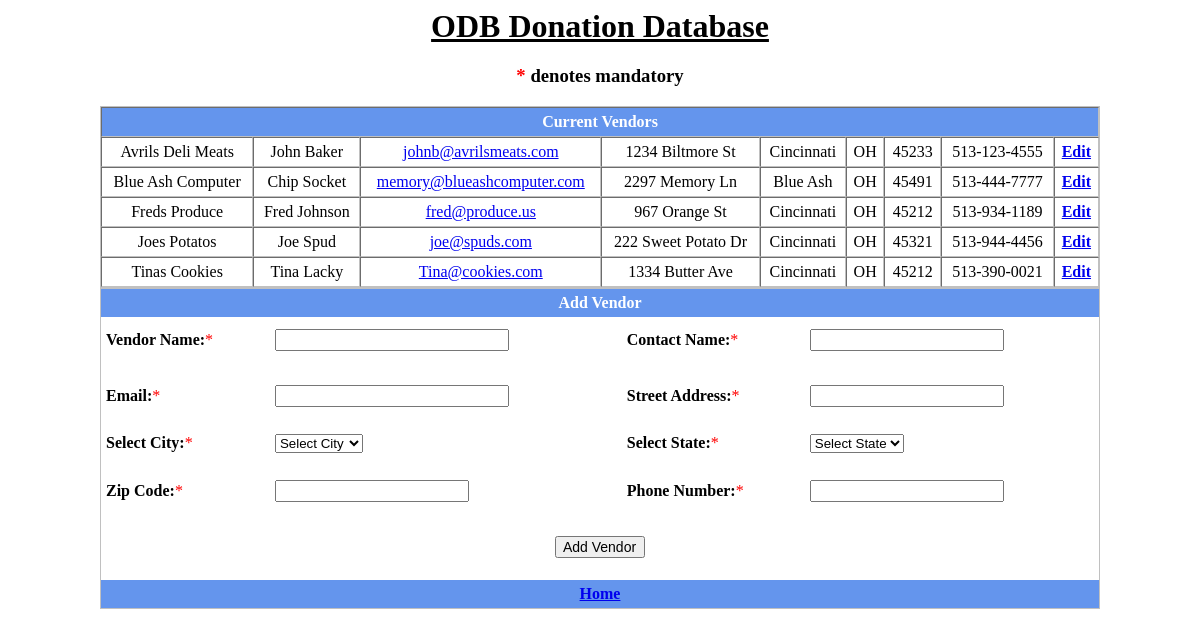
Before: /vendors.php with the older database file.
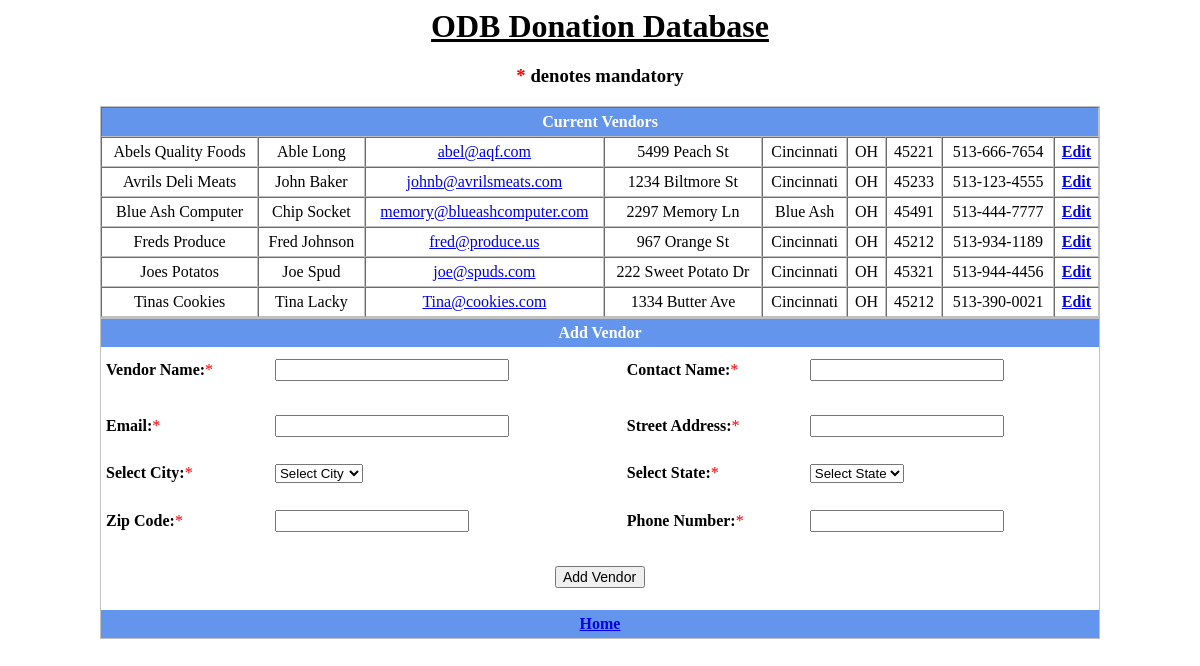
After: the same page with the newer database file.
### tables this page shows
CREATE TABLE `Vendor` (
  `Id` int(11) NOT NULL AUTO_INCREMENT,
  `Vendor` varchar(75) NOT NULL,
  `Contact` varchar(75) NOT NULL,
  `Email` varchar(75) NOT NULL,
  `Address` varchar(150) NOT NULL,
  `City` varchar(50) NOT NULL,
  `State` varchar(50) NOT NULL,
  `ZipCode` varchar(10) NOT NULL,
  `PhoneNumber` varchar(12) NOT NULL,
  PRIMARY KEY (`Id`),
  UNIQUE KEY `Id` (`Id`)
);

### vendors.php (the view, shortened to what the changed rows need)
<html>
    <head>
    </head>
    <body>
 <?php
    require 'creds.php';
?>
       <div class="container">
          <center><h1><u>ODB Donation Database</u></h1></center>
            <form id="add_form" method="POST" action="<?php echo $_SERVER['PHP_SELF']; ?>">
                <table width="1000" style="border:1px solid silver" cellpadding="5" cellspacing="0" align="center" border="1">
                    <?php
                    try
                    {
                        $sql    = "SELECT * FROM Vendor ORDER BY Vendor";
                        $result = $conn->query($sql);
                        if ( $result->num_rows > 0 )
                        {
                            while($row = $result->fetch_assoc())
                            {
                                echo "            <tr>\n";
                                echo "              <td align=\"center\">".$row['Vendor']."</td>\n";
                                echo "              <td align=\"center\">".$row['Contact']."</td>\n";
                                echo "              <td align=\"center\"><a href='mailto:".$row['Email']."'>".$row['Email']."</td>\n";
                                echo "              <td align=\"center\">".$row['Address']."</td>\n";
                                echo "              <td align=\"center\">".$row['City']."</td>\n";
                                echo "              <td align=\"center\">".$row['State']."</td>\n";
                                echo "              <td align=\"center\">".$row['ZipCode']."</td>\n";
                                echo "              <td align=\"center\">".$row['PhoneNumber']."</td>\n";
                                echo "              <td align=\"center\"><a href=\"editvendor.php?id=".$row['Id']."\"><b>Edit</b></a></td>\n";
                                echo "            </tr>\n";
                            }
                        }
                        else
                        {
                            $message = "Query returned zero results";
                        }
                    }
                    catch(Exception $e)
                    {
                        if ( strpos($message, 'error in your SQL syntax') !== false )
                        {
                            $message = "Error: Verify there are no single quotes used in any field";
                        }
                    }
                    ?>
                </table>
                <table width="1000" style="border:1px solid silver" cellpadding="5" cellspacing="0" align="center" border="0">
                    <tr bgcolor="#6495ED">
                        <th colspan="4" align="center" border="1"><a href="index.php">Home</a></th>
                    </tr>
                </table>
            </form>
        </div>
    </body>
</html>

Changed rows visible on the page:
added vendor: Vendor "Abels Quality Foods", Contact "Able Long", Email "abel@aqf.com", Address "5499 Peach St", City "Cincinnati", State "OH", ZipCode "45221", PhoneNumber "513-666-7654"
